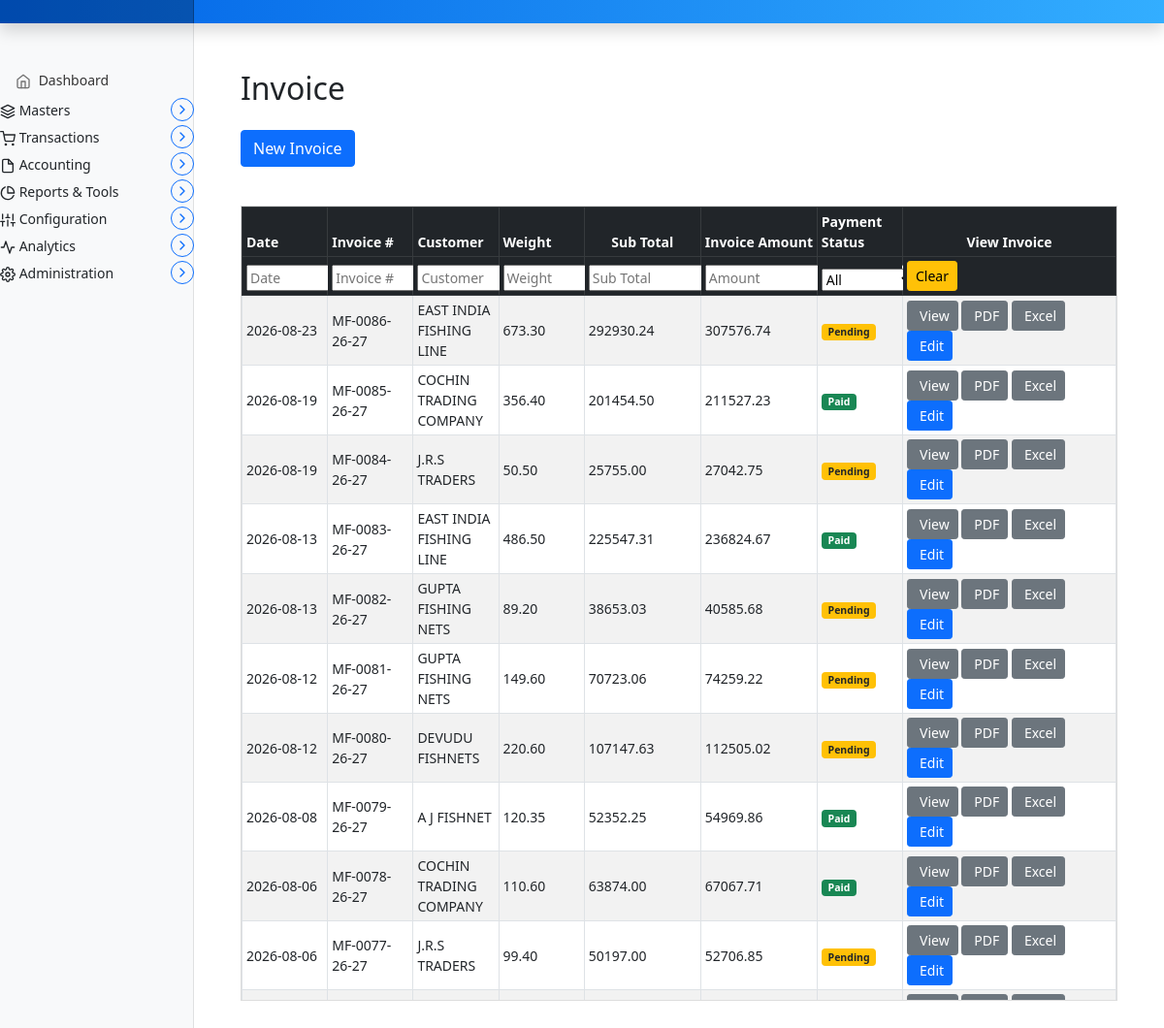
Page /invoice/invoice_entry on the committed database.
### marania_invoice_app/models.py (models this page shows, shortened)
class Invoice(models.Model):
    invoice_date = models.DateField(null=True, blank=True, default=date.today)
    invoice_number = models.CharField(max_length=50, unique=True, null=True)
    customer_code = models.CharField(max_length=50, unique=False, null=True)
    customer_name = models.CharField(max_length=100, null=True)
    customer_gst = models.CharField(max_length=20, null=True, blank=True)
    customer_address = models.TextField(null=True, blank=True)
    customer_contact = models.CharField(max_length=30, null=True, blank=True)
    customer_email = models.EmailField(null=True, blank=True)
    ship_to_customer_code = models.CharField(max_length=50, unique=False, null=True)
    ship_to_customer_name = models.CharField(max_length=100, null=True)
    ship_to_customer_gst = models.CharField(max_length=20, null=True, blank=True)
    ship_to_customer_address = models.TextField(null=True, blank=True)
    ship_to_customer_contact = models.CharField(max_length=30, null=True, blank=True)
    ship_to_customer_email = models.EmailField(null=True, blank=True)
    dispatched_through = models.CharField(max_length=100, null=True, blank=True)
    destination = models.CharField(max_length=200, null=True, blank=True)
    vehicle_name_number = models.CharField(max_length=100, null=True, blank=True)
    transporter_gst = models.CharField(max_length=100, null=True, blank=True)
    quantity_total  = models.DecimalField(max_digits=10, decimal_places=2, blank=True, null=True, default=Decimal('0.00'))
    subtotal = models.DecimalField(max_digits=14, decimal_places=2, default=Decimal('0.00'))
    cgst_amount = models.DecimalField(max_digits=14, decimal_places=2, default=Decimal('0.00'))
    sgst_amount = models.DecimalField(max_digits=14, decimal_places=2, default=Decimal('0.00'))
    igst_amount = models.DecimalField(max_digits=14, decimal_places=2, default=Decimal('0.00'))
    round_off = models.DecimalField(max_digits=10, decimal_places=2, default=Decimal('0.00'))
    gross_total = models.DecimalField(max_digits=14, decimal_places=2, default=Decimal('0.00'))
    payment_status = models.CharField(max_length=20,
        choices=[
            ('Pending', 'Pending'),
            ('Partial', 'Partial'),
            ('Paid', 'Paid'),
            ('WrittenOff', 'Written Off'),
            ('Cancelled', 'Cancelled'),
        ],
        default='Pending')
    remark = models.CharField(max_length=1024, null=True, blank=True,default="")

class InvoiceItem(models.Model):
    invoice = models.ForeignKey(
        Invoice,
        related_name='items',      # allows invoice.items.all()
        on_delete=models.CASCADE,  # deletes items if invoice is deleted
        to_field='invoice_number'  # optional: link by invoice_number instead of id
    )
    item_spec = models.CharField(max_length=200, blank=True, null=True)
    item_code = models.CharField(max_length=50, blank=True, null=True)
    item_description = models.CharField(max_length=200, blank=True, null=True)
    item_mesh_size = models.CharField(max_length=20, blank=True, null=True)
    item_mesh_depth = models.CharField(max_length=20, blank=True, null=True)
    item_quantity = models.DecimalField(max_digits=10, decimal_places=2, blank=True, null=True)
    item_price = models.DecimalField(max_digits=10, decimal_places=2, blank=True, null=True)
    item_colour = models.CharField(max_length=100, blank=True, null=True)
    item_hsn_code = models.CharField(max_length=10, blank=True, null=True)
    item_gst_amount = models.DecimalField(max_digits=10, decimal_places=2, blank=True, null=True)
    item_total_with_gst = models.DecimalField(max_digits=10, decimal_places=2, blank=True, null=True)

### marania_invoice_app/views.py (the view)
# urls.py: path('invoice_entry', views.invoice_entry, name='invoice_entry'),
def invoice_entry(request):
    Invoices =Invoice.objects.order_by('-invoice_date', '-invoice_number')
    Customers = Parties.objects.all()
    customer_dict = defaultdict(lambda:-1)
    transporter_dict = defaultdict(lambda:-1)
    for customer in Parties.objects.all():
        customer_dict[customer.code] = {'name':customer.name, 'gst':customer.gst, 'phone':customer.phone, 'email':customer.email,
                                        'address_bill_to':customer.address_bill_to, 'address_ship_to':customer.address_ship_to,
                                        'is_within_state':customer.is_within_state
                                        }
    for transporter in Transportation.objects.all():
        code = transporter.customer.code
        transporter_dict_temp = {'delivery_place':transporter.delivery_place, 'transporter_name':transporter.transporter_name,
                            'transporter_gst':transporter.transporter_gst, 'vehicle_name_number':transporter.vehicle_name_number,
                            'is_default_transport':transporter.is_default_transport}
        if code not in transporter_dict:
            transporter_dict[code] = [transporter_dict_temp]
        else:
            transporter_dict[code].append(transporter_dict_temp)
    summary_data = invoice_summary()
    product_dict = get_product_dict()
    customer_price_dict = get_customer_price_dictionary()
    next_invoice_number = get_next_invoice_number()
    formatted_number = f"{int(next_invoice_number):04d}"
    invoice_number =  company_settings.invoice_prefix + "-" + formatted_number + "-" + company_settings.finance_year
    context = {'invoice_form': forms.InvoiceForm(initial={'invoice_number':invoice_number}) ,
               'invoices':Invoices, 'invoiceitems':summary_data,
               'customers':Customers, 'customer_dict': json.dumps(customer_dict),
               'transporter_dict':json.dumps(transporter_dict),
               'customer_price_dict':json.dumps(customer_price_dict),
               'product_dict':json.dumps(product_dict),
               }
    return render(request, 'marania_invoice_app/invoice_entry.html', context)

### marania_invoice_app/templatetags/dict_extras.py (called while the page is built)
@register.filter
def get_item(dictionary, key):
    if dictionary is None or dictionary == "":
        return {}
    return dictionary.get(key)

### marania_invoice_app/views.py (called while the page is built, shortened)
def get_next_invoice_number():
    try:
        settings = CompanySettings.objects.get(id=1)
        next_invoice = f"{settings.current_invoice_number+1}"
        return next_invoice
    except CompanySettings.DoesNotExist:
        return None

def get_product_dict():
    global _PRODUCT_DICT
    if _PRODUCT_DICT is not None:
        return _PRODUCT_DICT
    products_dict = defaultdict(dict)
    products = Product.objects.select_related('material').all()
    for product in products:
        products_dict[product.code] = {
            "name": product.name,
            "display_name": product.display_name,
            "hsn": product.hsn,
            "material_code": product.material.code if product.material else None,
            "material_name": product.material.name if product.material else None,
            "cgst": str(product.cgst),
            "sgst": str(product.sgst),
            "igst": str(product.igst),
            "description": product.description,
        }
    _PRODUCT_DICT = products_dict
    return _PRODUCT_DICT

def get_customer_price_dictionary():
    global _CUSTOMER_PRICE_DICT
    if _CUSTOMER_PRICE_DICT is not None:
        return _CUSTOMER_PRICE_DICT

### templates/marania_invoice_app/invoice_entry.html (shortened to what this page needs)
{% extends 'partials/base.html' %}
{% load static %}
{% load crispy_forms_tags %}
{% block main %}
{% load dict_extras %}
<main class="col-md-9 ms-sm-auto col-lg-10 px-md-4">
  <div class="container my-5">
    <h2 class="mb-4">Invoice</h2>
    <button class="btn btn-primary mb-3" type="button" data-bs-toggle="collapse" data-bs-target="#customerForm" aria-expanded="false" aria-controls="customerForm">
      New Invoice
    </button>
    <div class="invoice-list mt-4">
      {% if invoices %}
          <div class="table-responsive invoice-table-wrapper">
          <table id="invoice-table" class="table table-striped table-hover table-bordered table-sm align-middle">
            <thead class="table-dark">
              <tr>
                <th scope="col">Date</th>
                <th scope="col">Invoice #</th>
                <th scope="col">Customer</th>
                <th scope="col">Weight</th>
                <th scope="col" class="col-amount">Sub Total</th>
                <th scope="col" class="col-amount">Invoice Amount</th>
                <th scope="col">Payment Status</th>
                <th scope="col" class="col-view-invoice">View Invoice</th>
              </tr>
                <tr id="invoice-filter-row">
                <th><input class="filter-input" placeholder="Date"></th>
                <th><input class="filter-input" placeholder="Invoice #"></th>
                <th>
                </th>
                <th><input class="filter-input" placeholder="Weight"></th>
                <th><input class="filter-input" placeholder="Sub Total"></th>
                <th><input class="filter-input" placeholder="Amount"></th>
                <th>
                  <select class="filter-input">
                    <option value="">All</option>
                  </select>
                </th>
                <th>
                  <button class="btn btn-warning btn-sm" id="clear-invoice-filters">
                    Clear
                  </button>
                </th>
               </tr>
            </thead>
            <tbody>
              {% for invoice in invoices %}
                <tr>
                  <td>{{ invoice.invoice_date|date:"Y-m-d" }}</td>
                  <td>{{ invoice.invoice_number }}</td>
                  <td>{{ invoice.customer_name }}</td>
                  {% with invoice_item=invoiceitems|get_item:invoice.invoice_number %}
                    <td>
                      {% if invoice_item %}
                        {{ invoice_item.weight }}
                      {% else %}
                        <span class="text-muted">0</span>
                      {% endif %}
                    </td>
                     <td>
                      {% if invoice_item %}
                        {{ invoice_item.sub_total }}
                      {% else %}
                        <span class="text-muted">0</span>
                      {% endif %}
                    </td>
                     <td>
                      {% if invoice_item %}
                        {{ invoice_item.invoice_amount }}
                      {% else %}
                        <span class="text-muted">0</span>
                      {% endif %}
                    </td>
                  {% endwith %}
                  <td>
                    <span class="badge
                      {% if invoice.payment_status == 'Paid' %}bg-success
                      {% elif invoice.payment_status == 'Partial' %}bg-info text-dark
                      {% elif invoice.payment_status == 'Pending' %}bg-warning text-dark
                      {% elif invoice.payment_status == 'WrittenOff' %}bg-secondary
                      {% elif invoice.payment_status == 'Cancelled' %}bg-danger
                      {% else %}bg-light text-dark{% endif %}">
                      {{ invoice.payment_status|default:'Pending' }}
                    </span>
                  </td>
                  <td>
                    <a href="javascript:void(0);"
                      onclick="openInvoicePopup('{{ invoice.invoice_number }}')"
                      class="btn btn-sm btn-secondary d-inline-flex align-items-center">
                       View
                    </a>
                 <a href="{% url 'invoice_pdf' invoice.invoice_number %}"
                    class="btn btn-sm btn-secondary d-inline-flex align-items-center">
                     PDF
                  </a>
                     <a href="javascript:void(0);"
                      onclick="openInvoicePopup('{{ invoice.invoice_number }}')"
                      class="btn btn-sm btn-secondary d-inline-flex align-items-center">
                       Excel
                    </a>
                    <a href="javascript:void(0);"
                       onclick="loadInvoice('{{ invoice.invoice_number }}')"
                        class="btn btn-sm btn-primary d-inline-flex align-items-center">
                         Edit
                    </a>
                  </td>
                </tr>
              {% endfor %}
            </tbody>
          </table>
        </div>
      {% else %}
        <p class="text-muted">No invoices found.</p>
      {% endif %}
    </div>
  </div>
</main>
{% endblock %}

### static/assets/css/dashboard.css (style rules this page uses)
body { font-size: .875rem; }

### templates/marania_invoice_app/invoice_entry.html (style rules this page uses)
.invoice-table-wrapper { max-height: 820px; overflow-y: auto; border: 1px solid #ddd; }
#invoice-table { table-layout: fixed; width: 100%; }
.col-amount { width: 120px; text-align: center; white-space: nowrap; }
.col-view-invoice { width: 220px; text-align: center; white-space: nowrap; }
#invoice-table thead th { position: sticky; top: 0; z-index: 2; }

### rows in the picture
Invoice: invoice_date "2026-08-23", invoice_number "MF-0086-26-27", customer_name "EAST INDIA FISHING LINE", weight "673.30", sub_total "292930.24", invoice_amount "307576.74", payment_status "Pending"
Invoice: invoice_date "2026-08-19", invoice_number "MF-0085-26-27", customer_name "COCHIN TRADING COMPANY", weight "356.40", sub_total "201454.50", invoice_amount "211527.23", payment_status "Paid"
Invoice: invoice_date "2026-08-19", invoice_number "MF-0084-26-27", customer_name "J.R.S TRADERS", sub_total "25755.00", invoice_amount "27042.75", payment_status "Pending"
InvoiceItem: weight "50.50"
Invoice: invoice_date "2026-08-13", invoice_number "MF-0083-26-27", customer_name "EAST INDIA FISHING LINE", weight "486.50", sub_total "225547.31", invoice_amount "236824.67", payment_status "Paid"
Invoice: invoice_date "2026-08-13", invoice_number "MF-0082-26-27", customer_name "GUPTA FISHING NETS", weight "89.20", sub_total "38653.03", invoice_amount "40585.68", payment_status "Pending"
Invoice: invoice_date "2026-08-12", invoice_number "MF-0081-26-27", customer_name "GUPTA FISHING NETS", weight "149.60", sub_total "70723.06", invoice_amount "74259.22", payment_status "Pending"
Invoice: invoice_date "2026-08-12", invoice_number "MF-0080-26-27", customer_name "DEVUDU FISHNETS", weight "220.60", sub_total "107147.63", invoice_amount "112505.02", payment_status "Pending"
Invoice: invoice_date "2026-08-08", invoice_number "MF-0079-26-27", customer_name "A J FISHNET", sub_total "52352.25", invoice_amount "54969.86", payment_status "Paid"
InvoiceItem: weight "120.35"
Invoice: invoice_date "2026-08-06", invoice_number "MF-0078-26-27", customer_name "COCHIN TRADING COMPANY", weight "110.60", sub_total "63874.00", invoice_amount "67067.71", payment_status "Paid"
Invoice: invoice_date "2026-08-06", invoice_number "MF-0077-26-27", customer_name "J.R.S TRADERS", weight "99.40", sub_total "50197.00", invoice_amount "52706.85", payment_status "Pending"
